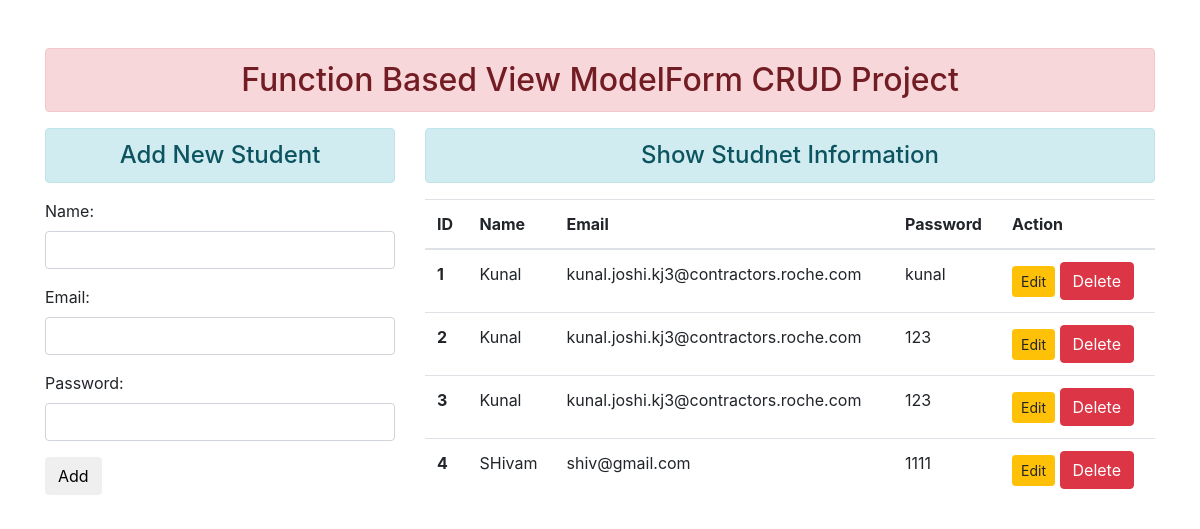
Before: / with the older database file.
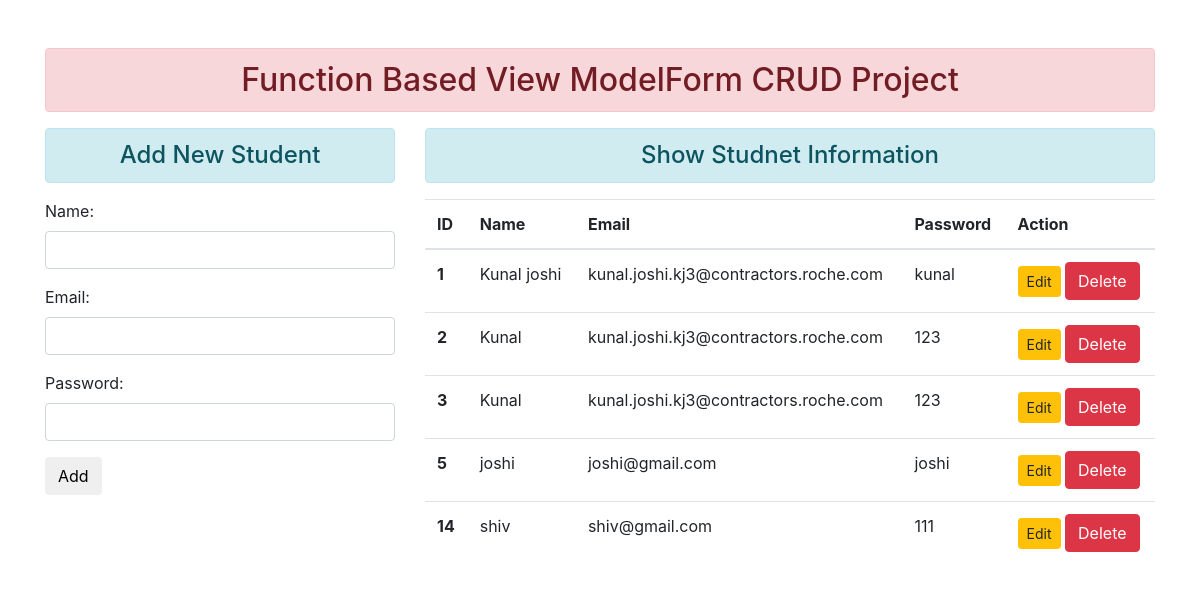
After: the same page with the newer database file.
### enroll/models.py (models this page shows)
class User(models.Model):
          name = models.CharField(max_length=70)
          email = models.EmailField(max_length=100)
          password = models.CharField(max_length=100)

### enroll/views.py (the view)
# urls.py: path('',views.add_show, name="addandshow"), # name is for dyanamic data
def add_show(request):
          if request.method == "POST":
                  fm = StudentRegistration(request.POST)
                  if fm.is_valid():
                          nm = fm.cleaned_data['name']
                          em = fm.cleaned_data['email']
                          pw = fm.cleaned_data['password']
                          reg = User(name=nm, email=em, password=pw)
                          reg.save()
                          fm = StudentRegistration()
          else:
                  fm = StudentRegistration()
          stud = User.objects.all()
          return render(request, 'enroll/addandshow.html',{'form':fm,'stu':stud})

### enroll/forms.py
class StudentRegistration(forms.ModelForm):
          class Meta:
                  model = User
                  fields = ['name','email','password']
                  widgets = {
                  'name':forms.TextInput(attrs={'class':'form-control'}),
                  'email':forms.EmailInput(attrs={'class':'form-control'}),
                  'password':forms.PasswordInput(render_value=True, attrs={'class':'form-control'}),
          }

### enroll/templates/enroll/addandshow.html (shortened to what this page needs)
{% extends 'enroll/base.html' %}
{% block content %}
<div class="row">
    <div class="col-sm-4">
        <h4 class="text-center alert alert-info">Add New Student</h4>
        <form action="" method="POST">
        {{form.as_p}}
        <input type="submit" class="btn btn-suceess" value="Add">
        </form>
    </div>
    <div class="col-sm-8">
        <h4 class="text-center alert alert-info">Show Studnet Information</h4>
        {% if stu %}
        <table class="table table-hover">
            <thead>
              <tr>
                <th scope="col">ID</th>
                <th scope="col">Name</th>
                <th scope="col">Email</th>
                <th scope="col">Password</th>
                <th scope="col">Action</th>
              </tr>
            </thead>
            <tbody>
                {% for st in stu %}
              <tr>
                <th scope="row">{{st.id}}</th>
                <td>{{st.name}}</td>
                <td>{{st.email}}</td>
                <td>{{st.password}}</td>
                <td>
                    <a href="{% url 'updatedata' st.id %}" class="btn btn-warning btn-sm">Edit</a>
                    <form action="{% url 'deletedata' st.id %}" method="POST" class="d-inline">
                        <input type="submit" class="btn btn-danger" value="Delete">
                    </form>
                </td>
              </tr>
                {%endfor%}
            </tbody>
          </table>
        {% else %}
            <h4 class="text-center alert alert-warning">No Records</h4>
        {% endif %}
    </div>
</div>
{% endblock content %}

### enroll/templates/enroll/base.html (shortened to what this page needs)
<!DOCTYPE html>
{% load static %}
<html lang="en">
<head>
</head>
<link rel="stylesheet" href="{% static 'enroll/css/bootstrap.css' %}">
<body>
          <div class="container mt-5">
                    <h2 class="text-center alert alert-danger">Function Based View ModelForm CRUD Project</h2>
                    {% block content %} {% endblock content %}
          </div>
</body>
</html>

Changed rows visible on the page:
removed User: id "4", name "SHivam", email "shiv@gmail.com", password "1111"
changed User "kunal": name "Kunal" → "Kunal joshi"
added User: id "5", name "joshi", email "joshi@gmail.com", password "joshi"
added User: id "14", name "shiv", email "shiv@gmail.com", password "111"
